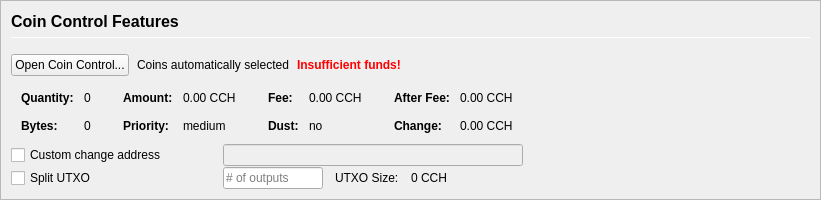
         <widget class="QFrame" name="frameCoinControl">
          <property name="sizePolicy">
           <sizepolicy hsizetype="Expanding" vsizetype="Expanding">
            <horstretch>0</horstretch>
            <verstretch>0</verstretch>
           </sizepolicy>
          </property>
          <property name="maximumSize">
           <size>
            <width>16777215</width>
            <height>16777215</height>
           </size>
          </property>
          <property name="frameShape">
           <enum>QFrame::StyledPanel</enum>
          </property>
          <property name="frameShadow">
           <enum>QFrame::Sunken</enum>
          </property>
          <layout class="QVBoxLayout" name="verticalLayoutCoinControl2">
           <property name="spacing">
            <number>0</number>
           </property>
           <property name="leftMargin">
            <number>0</number>
           </property>
           <property name="topMargin">
            <number>0</number>
           </property>
           <property name="rightMargin">
            <number>0</number>
           </property>
           <property name="bottomMargin">
            <number>0</number>
           </property>
           <item>
            <widget class="QFrame" name="frameCoinControl_BG">
             <layout class="QVBoxLayout" name="verticalLayoutCoinControl" stretch="0,0,0,0,0,0">
              <property name="spacing">
               <number>1</number>
              </property>
              <property name="leftMargin">
               <number>10</number>
              </property>
              <property name="topMargin">
               <number>10</number>
              </property>
              <item>
               <layout class="QHBoxLayout" name="horizontalLayoutCoinControl1">
                <property name="bottomMargin">
                 <number>15</number>
                </property>
                <item>
                 <layout class="QVBoxLayout" name="verticalLayout_3">
                  <property name="spacing">
                   <number>6</number>
                  </property>
                  <item>
                   <widget class="QLabel" name="labelCoinControlFeatures">
                    <property name="sizePolicy">
                     <sizepolicy hsizetype="Preferred" vsizetype="Maximum">
                      <horstretch>0</horstretch>
                      <verstretch>0</verstretch>
                     </sizepolicy>
                    </property>
                    <property name="minimumSize">
                     <size>
                      <width>0</width>
                      <height>20</height>
                     </size>
                    </property>
                    <property name="font">
                     <font>
                      <pointsize>12</pointsize>
                      <weight>75</weight>
                      <bold>true</bold>
                     </font>
                    </property>
                    <property name="styleSheet">
                     <string notr="true">font-weight:bold;</string>
                    </property>
                    <property name="text">
                     <string>Coin Control Features</string>
                    </property>
                   </widget>
                  </item>
                  <item>
                   <widget class="Line" name="line">
                    <property name="minimumSize">
                     <size>
                      <width>0</width>
                      <height>1</height>
                     </size>
                    </property>
                    <property name="maximumSize">
                     <size>
                      <width>16777215</width>
                      <height>1</height>
                     </size>
                    </property>
                    <property name="orientation">
                     <enum>Qt::Horizontal</enum>
                    </property>
                   </widget>
                  </item>
                 </layout>
                </item>
               </layout>
              </item>
              <item>
               <layout class="QHBoxLayout" name="horizontalLayoutCoinControl2" stretch="0,0,0,0">
                <property name="spacing">
                 <number>8</number>
                </property>
                <property name="bottomMargin">
                 <number>10</number>
                </property>
                <item>
                 <widget class="QPushButton" name="pushButtonCoinControl">
                  <property name="styleSheet">
                   <string notr="true"/>
                  </property>
                  <property name="text">
                   <string>Open Coin Control...</string>
                  </property>
                  <property name="autoDefault">
                   <bool>false</bool>
                  </property>
                 </widget>
                </item>
                <item>
                 <widget class="QLabel" name="labelCoinControlAutomaticallySelected">
                  <property name="text">
                   <string>Coins automatically selected</string>
                  </property>
                  <property name="margin">
                   <number>5</number>
                  </property>
                 </widget>
                </item>
                <item>
                 <widget class="QLabel" name="labelCoinControlInsuffFunds">
                  <property name="font">
                   <font>
                    <weight>75</weight>
                    <bold>true</bold>
                   </font>
                  </property>
                  <property name="styleSheet">
                   <string notr="true">color:red;font-weight:bold;</string>
                  </property>
                  <property name="text">
                   <string>Insufficient funds!</string>
                  </property>
                  <property name="margin">
                   <number>5</number>
                  </property>
                 </widget>
                </item>
                <item>
                 <spacer name="horizontalSpacerCoinControl">
                  <property name="orientation">
                   <enum>Qt::Horizontal</enum>
                  </property>
                  <property name="sizeHint" stdset="0">
                   <size>
                    <width>40</width>
                    <height>1</height>
                   </size>
                  </property>
                 </spacer>
                </item>
               </layout>
              </item>
              <item>
               <widget class="QWidget" name="widgetCoinControl" native="true">
                <property name="sizePolicy">
                 <sizepolicy hsizetype="Preferred" vsizetype="Preferred">
                  <horstretch>0</horstretch>
                  <verstretch>0</verstretch>
                 </sizepolicy>
                </property>
                <property name="minimumSize">
                 <size>
                  <width>0</width>
                  <height>0</height>
                 </size>
                </property>
                <property name="styleSheet">
                 <string notr="true"/>
                </property>
                <layout class="QHBoxLayout" name="horizontalLayoutCoinControl5">
                 <property name="leftMargin">
                  <number>0</number>
                 </property>
                 <property name="topMargin">
                  <number>0</number>
                 </property>
                 <property name="rightMargin">
                  <number>0</number>
                 </property>
                 <property name="bottomMargin">
                  <number>0</number>
                 </property>
                 <item>
                  <layout class="QHBoxLayout" name="horizontalLayoutCoinControl3" stretch="0,0,0,1">
                   <property name="spacing">
                    <number>20</number>
                   </property>
                   <property name="topMargin">
                    <number>0</number>
                   </property>
                   <property name="bottomMargin">
                    <number>10</number>
                   </property>
                   <item>
                    <layout class="QFormLayout" name="formLayoutCoinControl1">
                     <property name="horizontalSpacing">
                      <number>10</number>
                     </property>
                     <property name="verticalSpacing">
                      <number>14</number>
                     </property>
                     <property name="leftMargin">
                      <number>10</number>
                     </property>
                     <property name="topMargin">
                      <number>4</number>
                     </property>
                     <property name="rightMargin">
                      <number>6</number>
                     </property>
                     <item row="0" column="0">
                      <widget class="QLabel" name="labelCoinControlQuantityText">
                       <property name="font">
                        <font>
                         <weight>75</weight>
                         <bold>true</bold>
                        </font>
                       </property>
                       <property name="text">
                        <string>Quantity:</string>
                       </property>
                       <property name="margin">
                        <number>0</number>
                       </property>
                      </widget>
                     </item>
                     <item row="0" column="1">
                      <widget class="QLabel" name="labelCoinControlQuantity">
                       <property name="cursor">
                        <cursorShape>IBeamCursor</cursorShape>
                       </property>
                       <property name="contextMenuPolicy">
                        <enum>Qt::ActionsContextMenu</enum>
                       </property>
                       <property name="text">
                        <string notr="true">0</string>
                       </property>
                       <property name="margin">
                        <number>0</number>
                       </property>
                       <property name="textInteractionFlags">
                        <set>Qt::LinksAccessibleByMouse|Qt::TextSelectableByKeyboard|Qt::TextSelectableByMouse</set>
                       </property>
                      </widget>
                     </item>
                     <item row="1" column="0">
                      <widget class="QLabel" name="labelCoinControlBytesText">
                       <property name="font">
                        <font>
                         <weight>75</weight>
                         <bold>true</bold>
                        </font>
                       </property>
                       <property name="text">
                        <string>Bytes:</string>
                       </property>
                      </widget>
                     </item>
                     <item row="1" column="1">
                      <widget class="QLabel" name="labelCoinControlBytes">
                       <property name="cursor">
                        <cursorShape>IBeamCursor</cursorShape>
                       </property>
                       <property name="contextMenuPolicy">
                        <enum>Qt::ActionsContextMenu</enum>
                       </property>
                       <property name="text">
                        <string notr="true">0</string>
                       </property>
                       <property name="textInteractionFlags">
                        <set>Qt::LinksAccessibleByMouse|Qt::TextSelectableByKeyboard|Qt::TextSelectableByMouse</set>
                       </property>
                      </widget>
                     </item>
                    </layout>
                   </item>
                   <item>
                    <layout class="QFormLayout" name="formLayoutCoinControl2">
                     <property name="horizontalSpacing">
                      <number>10</number>
                     </property>
                     <property name="verticalSpacing">
                      <number>14</number>
                     </property>
                     <property name="leftMargin">
                      <number>6</number>
                     </property>
                     <property name="topMargin">
                      <number>4</number>
                     </property>
                     <property name="rightMargin">
                      <number>6</number>
                     </property>
                     <item row="0" column="0">
                      <widget class="QLabel" name="labelCoinControlAmountText">
                       <property name="font">
                        <font>
                         <weight>75</weight>
                         <bold>true</bold>
                        </font>
                       </property>
                       <property name="text">
                        <string>Amount:</string>
                       </property>
                       <property name="margin">
                        <number>0</number>
                       </property>
                      </widget>
                     </item>
                     <item row="0" column="1">
                      <widget class="QLabel" name="labelCoinControlAmount">
                       <property name="cursor">
                        <cursorShape>IBeamCursor</cursorShape>
                       </property>
                       <property name="contextMenuPolicy">
                        <enum>Qt::ActionsContextMenu</enum>
                       </property>
                       <property name="text">
                        <string notr="true">0.00 CCH</string>
                       </property>
                       <property name="textInteractionFlags">
                        <set>Qt::LinksAccessibleByMouse|Qt::TextSelectableByKeyboard|Qt::TextSelectableByMouse</set>
                       </property>
                      </widget>
                     </item>
                     <item row="1" column="0">
                      <widget class="QLabel" name="labelCoinControlPriorityText">
                       <property name="font">
                        <font>
                         <weight>75</weight>
                         <bold>true</bold>
                        </font>
                       </property>
                       <property name="text">
                        <string>Priority:</string>
                       </property>
                      </widget>
                     </item>
                     <item row="1" column="1">
                      <widget class="QLabel" name="labelCoinControlPriority">
                       <property name="cursor">
                        <cursorShape>IBeamCursor</cursorShape>
                       </property>
                       <property name="contextMenuPolicy">
                        <enum>Qt::ActionsContextMenu</enum>
                       </property>
                       <property name="text">
                        <string>medium</string>
                       </property>
                       <property name="textInteractionFlags">
                        <set>Qt::LinksAccessibleByMouse|Qt::TextSelectableByKeyboard|Qt::TextSelectableByMouse</set>
                       </property>
                      </widget>
                     </item>
                    </layout>
                   </item>
                   <item>
                    <layout class="QFormLayout" name="formLayoutCoinControl3">
                     <property name="horizontalSpacing">
                      <number>10</number>
                     </property>
                     <property name="verticalSpacing">
                      <number>14</number>
                     </property>
                     <property name="leftMargin">
                      <number>6</number>
                     </property>
                     <property name="topMargin">
                      <number>4</number>
                     </property>
                     <property name="rightMargin">
                      <number>6</number>
                     </property>
                     <item row="0" column="0">
                      <widget class="QLabel" name="labelCoinControlFeeText">
                       <property name="font">
                        <font>
                         <weight>75</weight>
                         <bold>true</bold>
                        </font>
                       </property>
                       <property name="text">
                        <string>Fee:</string>
                       </property>
                       <property name="margin">
                        <number>0</number>
                       </property>
                      </widget>
                     </item>
                     <item row="0" column="1">
                      <widget class="QLabel" name="labelCoinControlFee">
                       <property name="cursor">
                        <cursorShape>IBeamCursor</cursorShape>
                       </property>
                       <property name="contextMenuPolicy">
                        <enum>Qt::ActionsContextMenu</enum>
                       </property>
                       <property name="text">
                        <string notr="true">0.00 CCH</string>
                       </property>
                       <property name="textInteractionFlags">
                        <set>Qt::LinksAccessibleByMouse|Qt::TextSelectableByKeyboard|Qt::TextSelectableByMouse</set>
                       </property>
                      </widget>
                     </item>
                     <item row="1" column="0">
                      <widget class="QLabel" name="labelCoinControlLowOutputText">
                       <property name="font">
                        <font>
                         <weight>75</weight>
                         <bold>true</bold>
                        </font>
                       </property>
                       <property name="text">
                        <string>Dust:</string>
                       </property>
                      </widget>
                     </item>
                     <item row="1" column="1">
                      <widget class="QLabel" name="labelCoinControlLowOutput">
                       <property name="cursor">
                        <cursorShape>IBeamCursor</cursorShape>
                       </property>
                       <property name="contextMenuPolicy">
                        <enum>Qt::ActionsContextMenu</enum>
                       </property>
                       <property name="text">
                        <string>no</string>
                       </property>
                       <property name="textInteractionFlags">
                        <set>Qt::LinksAccessibleByMouse|Qt::TextSelectableByKeyboard|Qt::TextSelectableByMouse</set>
                       </property>
                      </widget>
                     </item>
                    </layout>
                   </item>
                   <item>
                    <layout class="QFormLayout" name="formLayoutCoinControl4">
                     <property name="horizontalSpacing">
                      <number>10</number>
                     </property>
                     <property name="verticalSpacing">
                      <number>14</number>
                     </property>
                     <property name="leftMargin">
                      <number>6</number>
                     </property>
                     <property name="topMargin">
                      <number>4</number>
                     </property>
                     <property name="rightMargin">
                      <number>6</number>
                     </property>
                     <item row="0" column="0">
                      <widget class="QLabel" name="labelCoinControlAfterFeeText">
                       <property name="font">
                        <font>
                         <weight>75</weight>
                         <bold>true</bold>
                        </font>
                       </property>
                       <property name="text">
                        <string>After Fee:</string>
                       </property>
                       <property name="margin">
                        <number>0</number>
                       </property>
                      </widget>
                     </item>
                     <item row="0" column="1">
                      <widget class="QLabel" name="labelCoinControlAfterFee">
                       <property name="cursor">
                        <cursorShape>IBeamCursor</cursorShape>
                       </property>
                       <property name="contextMenuPolicy">
                        <enum>Qt::ActionsContextMenu</enum>
                       </property>
                       <property name="text">
                        <string notr="true">0.00 CCH</string>
                       </property>
                       <property name="textInteractionFlags">
                        <set>Qt::LinksAccessibleByMouse|Qt::TextSelectableByKeyboard|Qt::TextSelectableByMouse</set>
                       </property>
                      </widget>
                     </item>
                     <item row="1" column="0">
                      <widget class="QLabel" name="labelCoinControlChangeText">
                       <property name="font">
                        <font>
                         <weight>75</weight>
                         <bold>true</bold>
                        </font>
                       </property>
                       <property name="text">
                        <string>Change:</string>
                       </property>
                      </widget>
                     </item>
                     <item row="1" column="1">
                      <widget class="QLabel" name="labelCoinControlChange">
                       <property name="cursor">
                        <cursorShape>IBeamCursor</cursorShape>
                       </property>
                       <property name="contextMenuPolicy">
                        <enum>Qt::ActionsContextMenu</enum>
                       </property>
                       <property name="text">
                        <string notr="true">0.00 CCH</string>
                       </property>
                       <property name="textInteractionFlags">
                        <set>Qt::LinksAccessibleByMouse|Qt::TextSelectableByKeyboard|Qt::TextSelectableByMouse</set>
                       </property>
                      </widget>
                     </item>
                    </layout>
                   </item>
                  </layout>
                 </item>
                </layout>
               </widget>
              </item>
              <item>
               <layout class="QHBoxLayout" name="horizontalLayoutCoinControl4">
                <property name="spacing">
                 <number>12</number>
                </property>
                <property name="sizeConstraint">
                 <enum>QLayout::SetDefaultConstraint</enum>
                </property>
                <property name="topMargin">
                 <number>0</number>
                </property>
                <property name="rightMargin">
                 <number>0</number>
                </property>
                <item>
                 <widget class="QCheckBox" name="checkBoxCoinControlChange">
                  <property name="sizePolicy">
                   <sizepolicy hsizetype="Preferred" vsizetype="Preferred">
                    <horstretch>0</horstretch>
                    <verstretch>0</verstretch>
                   </sizepolicy>
                  </property>
                  <property name="minimumSize">
                   <size>
                    <width>200</width>
                    <height>0</height>
                   </size>
                  </property>
                  <property name="maximumSize">
                   <size>
                    <width>200</width>
                    <height>16777215</height>
                   </size>
                  </property>
                  <property name="toolTip">
                   <string>If this is activated, but the change address is empty or invalid, change will be sent to a newly generated address.</string>
                  </property>
                  <property name="text">
                   <string>Custom change address</string>
                  </property>
                 </widget>
                </item>
                <item>
                 <widget class="QValidatedLineEdit" name="lineEditCoinControlChange">
                  <property name="enabled">
                   <bool>false</bool>
                  </property>
                  <property name="sizePolicy">
                   <sizepolicy hsizetype="Preferred" vsizetype="Preferred">
                    <horstretch>0</horstretch>
                    <verstretch>0</verstretch>
                   </sizepolicy>
                  </property>
                  <property name="minimumSize">
                   <size>
                    <width>300</width>
                    <height>0</height>
                   </size>
                  </property>
                 </widget>
                </item>
                <item>
                 <widget class="QLabel" name="labelCoinControlChangeLabel">
                  <property name="sizePolicy">
                   <sizepolicy hsizetype="Preferred" vsizetype="Preferred">
                    <horstretch>0</horstretch>
                    <verstretch>0</verstretch>
                   </sizepolicy>
                  </property>
                  <property name="minimumSize">
                   <size>
                    <width>100</width>
                    <height>0</height>
                   </size>
                  </property>
                  <property name="text">
                   <string/>
                  </property>
                  <property name="margin">
                   <number>3</number>
                  </property>
                 </widget>
                </item>
               </layout>
              </item>
              <item>
               <layout class="QHBoxLayout" name="horizontalLayoutCoinControl6">
                <property name="spacing">
                 <number>12</number>
                </property>
                <property name="rightMargin">
                 <number>0</number>
                </property>
                <item>
                 <widget class="QCheckBox" name="splitBlockCheckBox">
                  <property name="sizePolicy">
                   <sizepolicy hsizetype="Preferred" vsizetype="Preferred">
                    <horstretch>0</horstretch>
                    <verstretch>0</verstretch>
                   </sizepolicy>
                  </property>
                  <property name="minimumSize">
                   <size>
                    <width>200</width>
                    <height>0</height>
                   </size>
                  </property>
                  <property name="maximumSize">
                   <size>
                    <width>200</width>
                    <height>16777215</height>
                   </size>
                  </property>
                  <property name="text">
                   <string>Split UTXO</string>
                  </property>
                 </widget>
                </item>
                <item>
                 <widget class="QLineEdit" name="splitBlockLineEdit">
                  <property name="sizePolicy">
                   <sizepolicy hsizetype="Preferred" vsizetype="Preferred">
                    <horstretch>50</horstretch>
                    <verstretch>0</verstretch>
                   </sizepolicy>
                  </property>
                  <property name="minimumSize">
                   <size>
                    <width>100</width>
                    <height>0</height>
                   </size>
                  </property>
                  <property name="maximumSize">
                   <size>
                    <width>100</width>
                    <height>16777215</height>
                   </size>
                  </property>
                  <property name="placeholderText">
                   <string># of outputs</string>
                  </property>
                 </widget>
                </item>
                <item>
                 <widget class="QLabel" name="labelBlockSizeText">
                  <property name="text">
                   <string>UTXO Size:</string>
                  </property>
                 </widget>
                </item>
                <item>
                 <widget class="QLabel" name="labelBlockSize">
                  <property name="text">
                   <string>0 CCH</string>
                  </property>
                 </widget>
                </item>
                <item>
                 <spacer name="horizontalSpacer_7">
                  <property name="orientation">
                   <enum>Qt::Horizontal</enum>
                  </property>
                  <property name="sizeHint" stdset="0">
                   <size>
                    <width>40</width>
                    <height>20</height>
                   </size>
                  </property>
                 </spacer>
                </item>
               </layout>
              </item>
              <item>
               <spacer name="verticalSpacerCoinControl">
                <property name="orientation">
                 <enum>Qt::Vertical</enum>
                </property>
                <property name="sizeHint" stdset="0">
                 <size>
                  <width>800</width>
                  <height>1</height>
                 </size>
                </property>
               </spacer>
              </item>
             </layout>
            </widget>
           </item>
          </layout>
         </widget>
